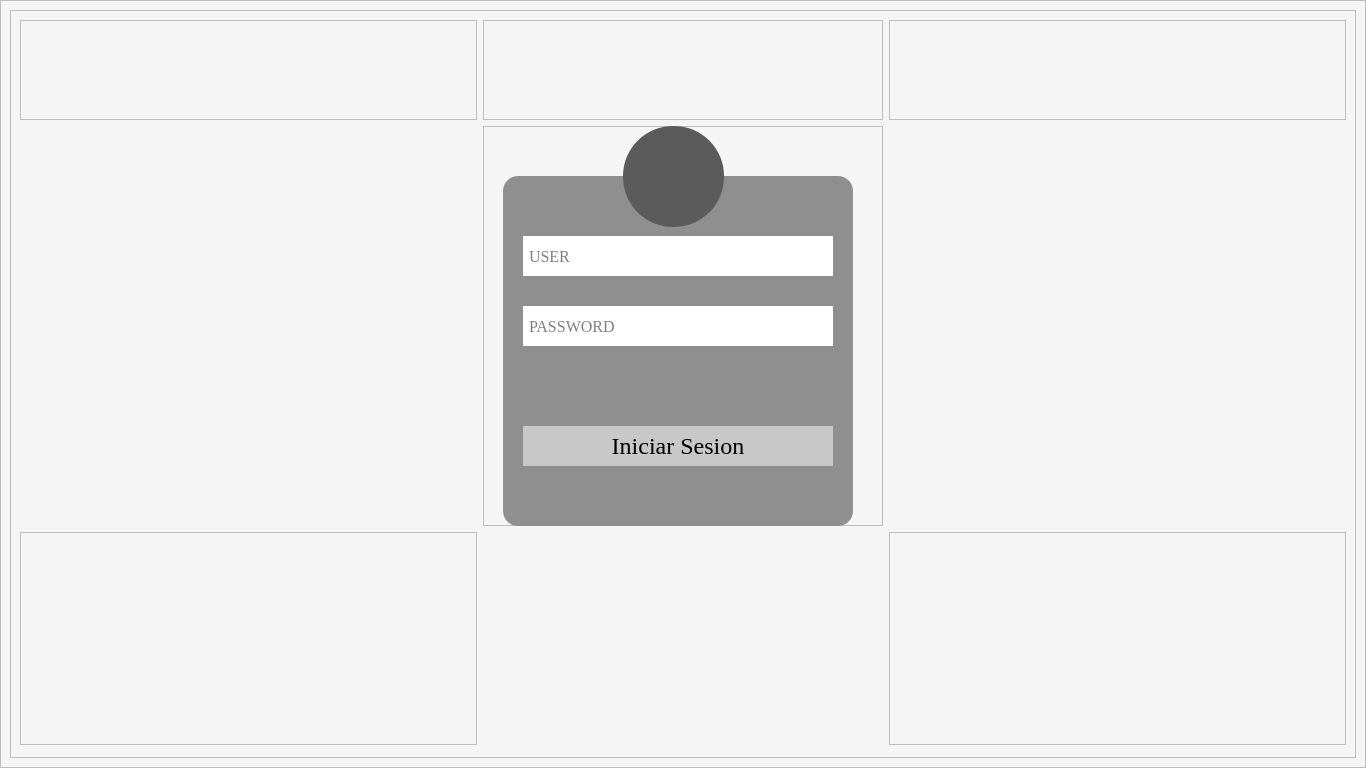
<?xml version="1.0" encoding="UTF-8"?>
<ui version="4.0">
 <class>MainWindow</class>
 <widget class="QMainWindow" name="MainWindow">
  <property name="geometry">
   <rect>
    <x>0</x>
    <y>0</y>
    <width>1366</width>
    <height>768</height>
   </rect>
  </property>
  <property name="sizePolicy">
   <sizepolicy hsizetype="MinimumExpanding" vsizetype="MinimumExpanding">
    <horstretch>0</horstretch>
    <verstretch>0</verstretch>
   </sizepolicy>
  </property>
  <property name="minimumSize">
   <size>
    <width>1366</width>
    <height>768</height>
   </size>
  </property>
  <property name="maximumSize">
   <size>
    <width>16777215</width>
    <height>16777215</height>
   </size>
  </property>
  <property name="windowTitle">
   <string>MainWindow</string>
  </property>
  <widget class="QWidget" name="centralwidget">
   <layout class="QVBoxLayout" name="verticalLayout">
    <property name="spacing">
     <number>0</number>
    </property>
    <property name="leftMargin">
     <number>0</number>
    </property>
    <property name="topMargin">
     <number>0</number>
    </property>
    <property name="rightMargin">
     <number>0</number>
    </property>
    <property name="bottomMargin">
     <number>0</number>
    </property>
    <item>
     <widget class="QFrame" name="frame">
      <property name="styleSheet">
       <string notr="true">background-color: rgb(245, 245, 245);
</string>
      </property>
      <property name="frameShape">
       <enum>QFrame::StyledPanel</enum>
      </property>
      <property name="frameShadow">
       <enum>QFrame::Raised</enum>
      </property>
      <layout class="QGridLayout" name="gridLayout_2">
       <item row="0" column="0">
        <layout class="QGridLayout" name="gridLayout">
         <item row="0" column="0">
          <widget class="QFrame" name="frame_2">
           <property name="frameShape">
            <enum>QFrame::StyledPanel</enum>
           </property>
           <property name="frameShadow">
            <enum>QFrame::Raised</enum>
           </property>
           <layout class="QGridLayout" name="gridLayout_3">
            <property name="bottomMargin">
             <number>12</number>
            </property>
            <item row="3" column="0">
             <widget class="QFrame" name="frame_6">
              <property name="frameShape">
               <enum>QFrame::StyledPanel</enum>
              </property>
              <property name="frameShadow">
               <enum>QFrame::Raised</enum>
              </property>
             </widget>
            </item>
            <item row="0" column="0">
             <widget class="QFrame" name="frame_7">
              <property name="frameShape">
               <enum>QFrame::StyledPanel</enum>
              </property>
              <property name="frameShadow">
               <enum>QFrame::Raised</enum>
              </property>
             </widget>
            </item>
            <item row="3" column="3">
             <widget class="QFrame" name="frame_5">
              <property name="frameShape">
               <enum>QFrame::StyledPanel</enum>
              </property>
              <property name="frameShadow">
               <enum>QFrame::Raised</enum>
              </property>
             </widget>
            </item>
            <item row="0" column="1">
             <widget class="QFrame" name="frame_3">
              <property name="maximumSize">
               <size>
                <width>16777215</width>
                <height>100</height>
               </size>
              </property>
              <property name="frameShape">
               <enum>QFrame::StyledPanel</enum>
              </property>
              <property name="frameShadow">
               <enum>QFrame::Raised</enum>
              </property>
             </widget>
            </item>
            <item row="0" column="3">
             <widget class="QFrame" name="frame_4">
              <property name="frameShape">
               <enum>QFrame::StyledPanel</enum>
              </property>
              <property name="frameShadow">
               <enum>QFrame::Raised</enum>
              </property>
             </widget>
            </item>
            <item row="1" column="1">
             <widget class="QFrame" name="frame_10">
              <property name="minimumSize">
               <size>
                <width>400</width>
                <height>400</height>
               </size>
              </property>
              <property name="maximumSize">
               <size>
                <width>400</width>
                <height>400</height>
               </size>
              </property>
              <property name="frameShape">
               <enum>QFrame::StyledPanel</enum>
              </property>
              <property name="frameShadow">
               <enum>QFrame::Raised</enum>
              </property>
              <widget class="QFrame" name="frame_12">
               <property name="geometry">
                <rect>
                 <x>20</x>
                 <y>50</y>
                 <width>350</width>
                 <height>350</height>
                </rect>
               </property>
               <property name="minimumSize">
                <size>
                 <width>350</width>
                 <height>350</height>
                </size>
               </property>
               <property name="maximumSize">
                <size>
                 <width>350</width>
                 <height>350</height>
                </size>
               </property>
               <property name="styleSheet">
                <string notr="true">background-color: rgb(143, 143, 143);
border-radius:15px;
</string>
               </property>
               <property name="frameShape">
                <enum>QFrame::StyledPanel</enum>
               </property>
               <property name="frameShadow">
                <enum>QFrame::Raised</enum>
               </property>
               <layout class="QVBoxLayout" name="verticalLayout_2">
                <property name="spacing">
                 <number>10</number>
                </property>
                <property name="leftMargin">
                 <number>20</number>
                </property>
                <property name="topMargin">
                 <number>40</number>
                </property>
                <property name="rightMargin">
                 <number>20</number>
                </property>
                <property name="bottomMargin">
                 <number>40</number>
                </property>
                <item>
                 <widget class="QLineEdit" name="lineEdit">
                  <property name="sizePolicy">
                   <sizepolicy hsizetype="Expanding" vsizetype="Fixed">
                    <horstretch>0</horstretch>
                    <verstretch>0</verstretch>
                   </sizepolicy>
                  </property>
                  <property name="minimumSize">
                   <size>
                    <width>0</width>
                    <height>40</height>
                   </size>
                  </property>
                  <property name="font">
                   <font>
                    <family>Georgia</family>
                    <pointsize>12</pointsize>
                   </font>
                  </property>
                  <property name="cursor">
                   <cursorShape>IBeamCursor</cursorShape>
                  </property>
                  <property name="styleSheet">
                   <string notr="true">background-color: rgb(255, 255, 255);
border-radius:0px;</string>
                  </property>
                  <property name="inputMask">
                   <string/>
                  </property>
                  <property name="frame">
                   <bool>true</bool>
                  </property>
                  <property name="cursorPosition">
                   <number>0</number>
                  </property>
                  <property name="alignment">
                   <set>Qt::AlignLeading|Qt::AlignLeft|Qt::AlignVCenter</set>
                  </property>
                  <property name="dragEnabled">
                   <bool>false</bool>
                  </property>
                  <property name="readOnly">
                   <bool>false</bool>
                  </property>
                  <property name="placeholderText">
                   <string> USER</string>
                  </property>
                  <property name="cursorMoveStyle">
                   <enum>Qt::LogicalMoveStyle</enum>
                  </property>
                  <property name="clearButtonEnabled">
                   <bool>false</bool>
                  </property>
                 </widget>
                </item>
                <item>
                 <widget class="QLineEdit" name="lineEdit_2">
                  <property name="minimumSize">
                   <size>
                    <width>0</width>
                    <height>40</height>
                   </size>
                  </property>
                  <property name="font">
                   <font>
                    <family>Georgia</family>
                    <pointsize>12</pointsize>
                   </font>
                  </property>
                  <property name="styleSheet">
                   <string notr="true">background-color: rgb(255, 255, 255);
border-radius:0px;</string>
                  </property>
                  <property name="text">
                   <string/>
                  </property>
                  <property name="echoMode">
                   <enum>QLineEdit::Password</enum>
                  </property>
                  <property name="cursorPosition">
                   <number>0</number>
                  </property>
                  <property name="alignment">
                   <set>Qt::AlignLeading|Qt::AlignLeft|Qt::AlignVCenter</set>
                  </property>
                  <property name="placeholderText">
                   <string> PASSWORD</string>
                  </property>
                 </widget>
                </item>
                <item>
                 <widget class="QLabel" name="label">
                  <property name="maximumSize">
                   <size>
                    <width>16777215</width>
                    <height>20</height>
                   </size>
                  </property>
                  <property name="styleSheet">
                   <string notr="true">color: rgb(255, 0, 0);
font: 12pt &quot;Georgia&quot;;</string>
                  </property>
                  <property name="text">
                   <string/>
                  </property>
                 </widget>
                </item>
                <item>
                 <widget class="QPushButton" name="pushButton">
                  <property name="minimumSize">
                   <size>
                    <width>0</width>
                    <height>40</height>
                   </size>
                  </property>
                  <property name="maximumSize">
                   <size>
                    <width>16777215</width>
                    <height>40</height>
                   </size>
                  </property>
                  <property name="font">
                   <font>
                    <family>Georgia</family>
                    <pointsize>18</pointsize>
                   </font>
                  </property>
                  <property name="styleSheet">
                   <string notr="true">background-color: rgb(200, 200, 200);

border-radius:0px;</string>
                  </property>
                  <property name="text">
                   <string>Iniciar Sesion</string>
                  </property>
                 </widget>
                </item>
               </layout>
              </widget>
              <widget class="QFrame" name="frame_13">
               <property name="geometry">
                <rect>
                 <x>140</x>
                 <y>0</y>
                 <width>101</width>
                 <height>101</height>
                </rect>
               </property>
               <property name="styleSheet">
                <string notr="true">background-color: rgb(91, 91, 91);

border-radius:50%;</string>
               </property>
               <property name="frameShape">
                <enum>QFrame::StyledPanel</enum>
               </property>
               <property name="frameShadow">
                <enum>QFrame::Raised</enum>
               </property>
               <widget class="QLabel" name="label_2">
                <property name="geometry">
                 <rect>
                  <x>20</x>
                  <y>20</y>
                  <width>61</width>
                  <height>61</height>
                 </rect>
                </property>
                <property name="styleSheet">
                 <string notr="true">background-color: rgb(91, 91, 91);</string>
                </property>
                <property name="text">
                 <string/>
                </property>
                <property name="pixmap">
                 <pixmap>../img/user.png</pixmap>
                </property>
                <property name="scaledContents">
                 <bool>true</bool>
                </property>
               </widget>
              </widget>
             </widget>
            </item>
           </layout>
          </widget>
         </item>
        </layout>
       </item>
      </layout>
     </widget>
    </item>
   </layout>
  </widget>
 </widget>
 <resources/>
 <connections/>
</ui>
